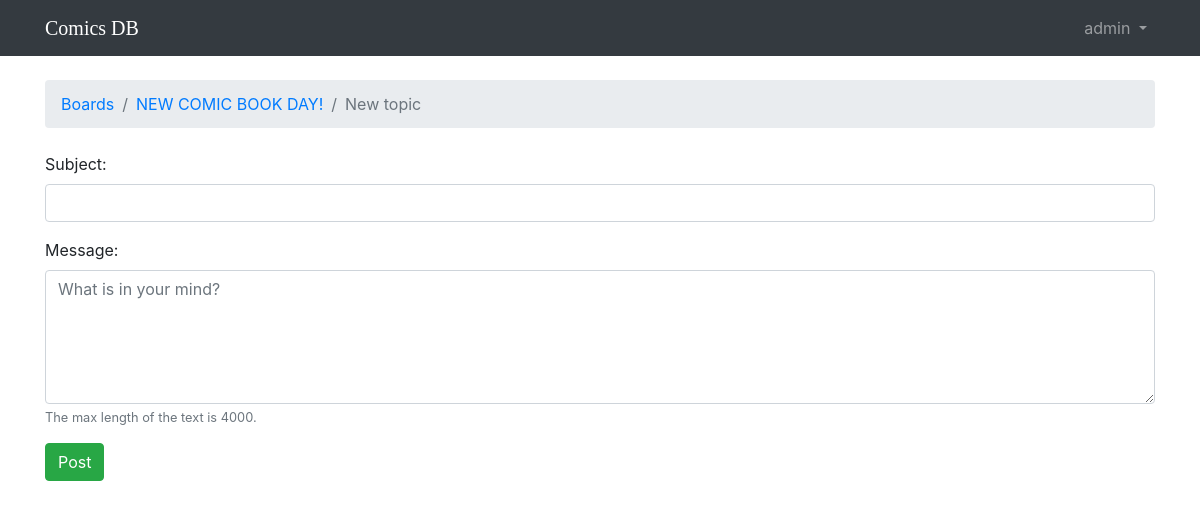
The page /boards/5/new/ (signed in) on the database as committed earlier.
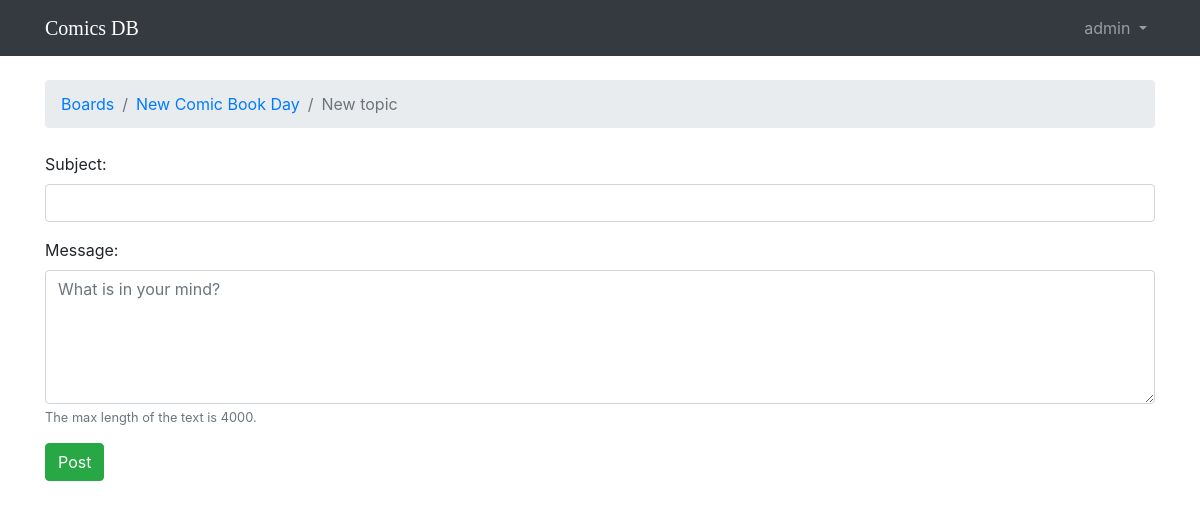
The same page on the database as committed later.
### boards/models.py (models this page shows, shortened)
class Board(models.Model):
    name = models.CharField(max_length=30, unique=True)
    description = models.CharField(max_length=100)

### boards/views.py (the view)
# urls.py: url(r'^boards/(?P<pk>\d+)/new/$', views.new_topic, name='new_topic'),
@login_required
def new_topic(request, pk):
    board = get_object_or_404(Board, pk=pk)
    if request.method == 'POST':
        form = NewTopicForm(request.POST)
        if form.is_valid():
            topic = form.save(commit=False)
            topic.board = board
            topic.starter = request.user
            topic.save()
            Post.objects.create(
                message=form.cleaned_data.get('message'),
                topic=topic,
                created_by=request.user
            )
            return redirect('topic_posts', pk=pk, topic_pk=topic.pk)
    else:
        form = NewTopicForm()
    return render(request, 'new_topic.html', {'board': board, 'form': form})

### boards/forms.py
class NewTopicForm(forms.ModelForm):
    message = forms.CharField(
        widget=forms.Textarea(
            attrs={'rows': 5, 'placeholder': 'What is in your mind?'}
        ),
        max_length=4000,
        help_text='The max length of the text is 4000.'
    )
    class Meta:
        model = Topic
        fields = ['subject', 'message']

### boards/templatetags/form_tags.py (called while the page is built)
@register.filter
def input_class(bound_field):
    css_class = ''
    if bound_field.form.is_bound:
        if bound_field.errors:
            css_class = 'is-invalid'
        elif field_type(bound_field) != 'PasswordInput':
            css_class = 'is-valid'
    return 'form-control {}'.format(css_class)

### templates/new_topic.html (shortened to what this page needs)
{% extends 'base.html' %}
{% block breadcrumb %}
  <li class="breadcrumb-item"><a href="{% url 'home' %}">Boards</a></li>
  <li class="breadcrumb-item"><a href="{% url 'board_topics' board.pk %}">{{ board.name }}</a></li>
  <li class="breadcrumb-item active">New topic</li>
{% endblock %}
{% block content %}
  <form method="post" novalidate>
    {% include 'includes/form.html' %}
    <button type="submit" class="btn btn-success">Post</button>
  </form>
{% endblock %}

Rows that differ between the two databases and show on the page:
changed Board: name "NEW COMIC BOOK DAY!" → "New Comic Book Day"
